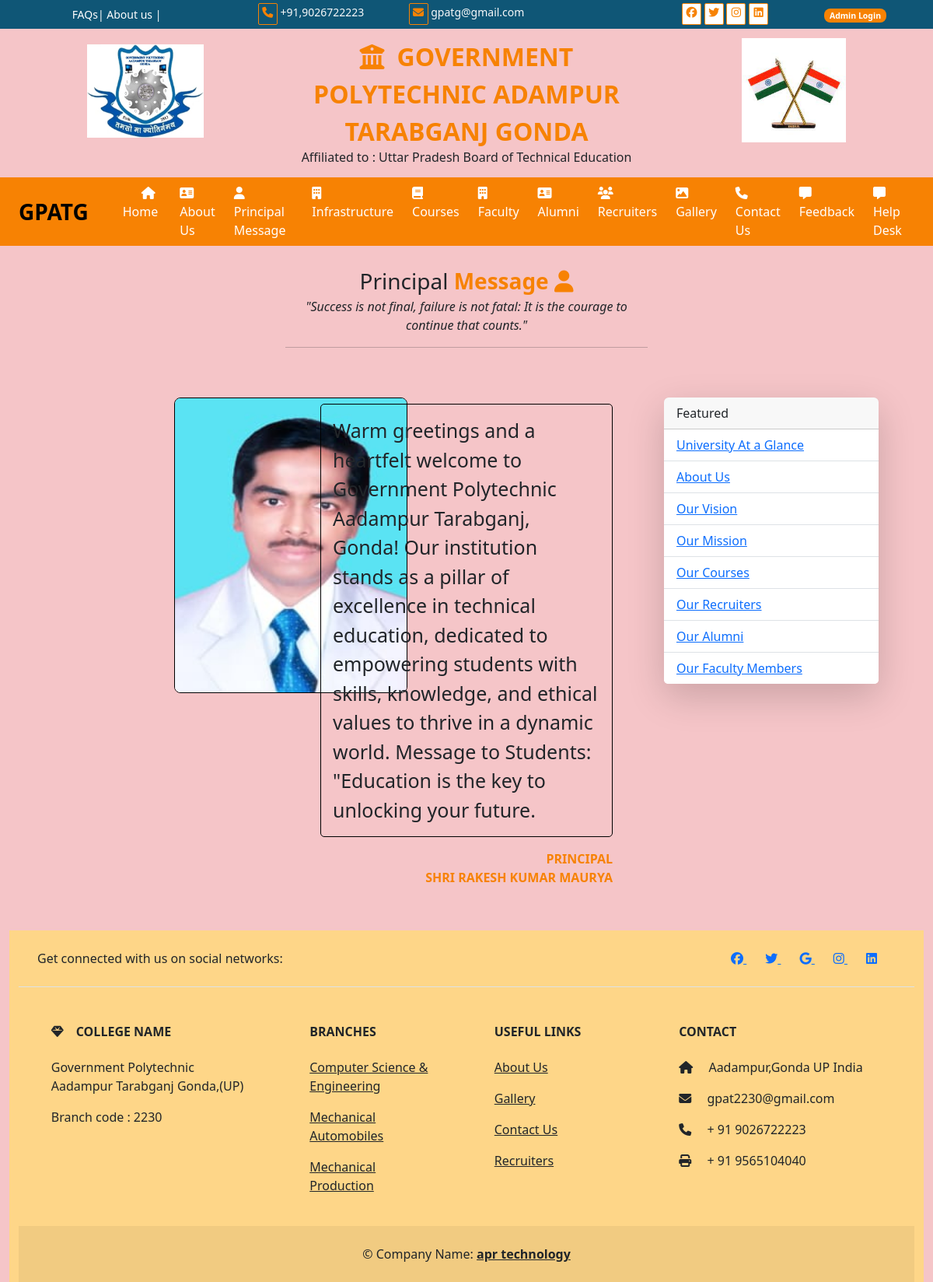
The page /principal/ on the database its author committed.
### user/models.py (models this page shows)
class tbl_principal(models.Model):
    principal_picture = models.ImageField(upload_to='static/principal', null=True)
    message = models.CharField(max_length=400, null=True)
    principal_name = models.CharField(max_length=50, null=True)

### user/views.py (the view)
# urls.py: path('principal/',views. principal),
def principal(request):
    data=tbl_principal.objects.all().order_by('-id')
    md={"mdata": data}
    return render(request,'principal message.html',md)

### templates/principal message.html (shortened to what this page needs)
{% extends 'base.html'%}
{% load static %}
{% block childpage %}
<div class="container-fluid">
<div class="row">
    <div class="col-sm-5 mx-auto text-center my-4">
        <p class="fs-3 m-0">Principal <b class="txt-color1">Message
        <i class="fa-solid fa-user"></i>
        </b></p>
        <i> "Success is not final, failure is not fatal: It is the courage to continue that counts."</i>
        <hr/>
    </div>
</div>
  <div class="row">
    <div class="col-sm-8">
      <div class="row pt-4">
 {% for p in mdata %}
        <div class="col-sm-6">
          <img src="/{{p.principal_picture}}" class="img-fluid float-center rounded-3 image"/>
        </div>
        <div class="col-sm-6 p-2 ">
          <p class="message">{{p.message}}</p>
          <div class="text-end"><b class="txt-color1">PRINCIPAL<br/>
          {{p.principal_name}}</b></div>
        </div>
           {% endfor %}
      </div>
    </div>
    <div class="col-sm-4 pt-4">
      <div class="card border-0 shadow-lg mx-auto w-75 " style="width: 18rem;">
  <div class="card-header">
    Featured
  </div>
  <ul class="list-group list-group-flush">
    <li class="list-group-item"><a href="/about/"> University At a Glance</a> </li>
    <li class="list-group-item"><a href="/about/">About Us</a></li>
    <li class="list-group-item"><a href="/about">Our Vision</a></li>
    <li class="list-group-item"><a href="/about/">Our Mission</a></li>
    <li class="list-group-item"><a href="/course/">Our Courses</a></li>
    <li class="list-group-item"><a href="/recruiters/">Our Recruiters</a></li>
    <li class="list-group-item"><a href="/alumony/">Our Alumni</a></li>
    <li class="list-group-item"><a href="/faculty/">Our Faculty Members</a></li>
  </ul>
</div>
    </div>
  </div>
</div>
{% endblock %}

### templates/base.html (style rules this page uses)
body { overflow-x:hidden; }
:root { --bgcolor1:#f78203; --bgcolor2:#0f5676; --bgcolor3:#ffb634; --bgcolor4:#f5c5c8; --bgcolor5:#f5ec90; --bgcolor6:#dcd6d4; --bgcolor7:#fed688; }
.txt-color1 { color:var(--bgcolor1); }
img { max-height:500px; }

### templates/principal message.html (style rules this page uses)
.image { height:380px; width: 300px; border: 1px solid black; border-radius: 5px; margin-left:200px; }
.message { border: 1px solid black; border-radius: 5px; font-size:25px; padding:15px; }

### rows shown on the page
tbl_principal: principal_picture (picture), message "Warm greetings and a heartfelt welcome to Government Polytechnic Aadampur Tarabganj, Gonda! Our institution stands as a pillar of excellence in technical education, dedicated to empowering students with skills, knowledge, and ethical values to thrive in a dynamic world. Message to Students: \"Education is the key to unlocking your future.", principal_name "SHRI RAKESH KUMAR MAURYA"
